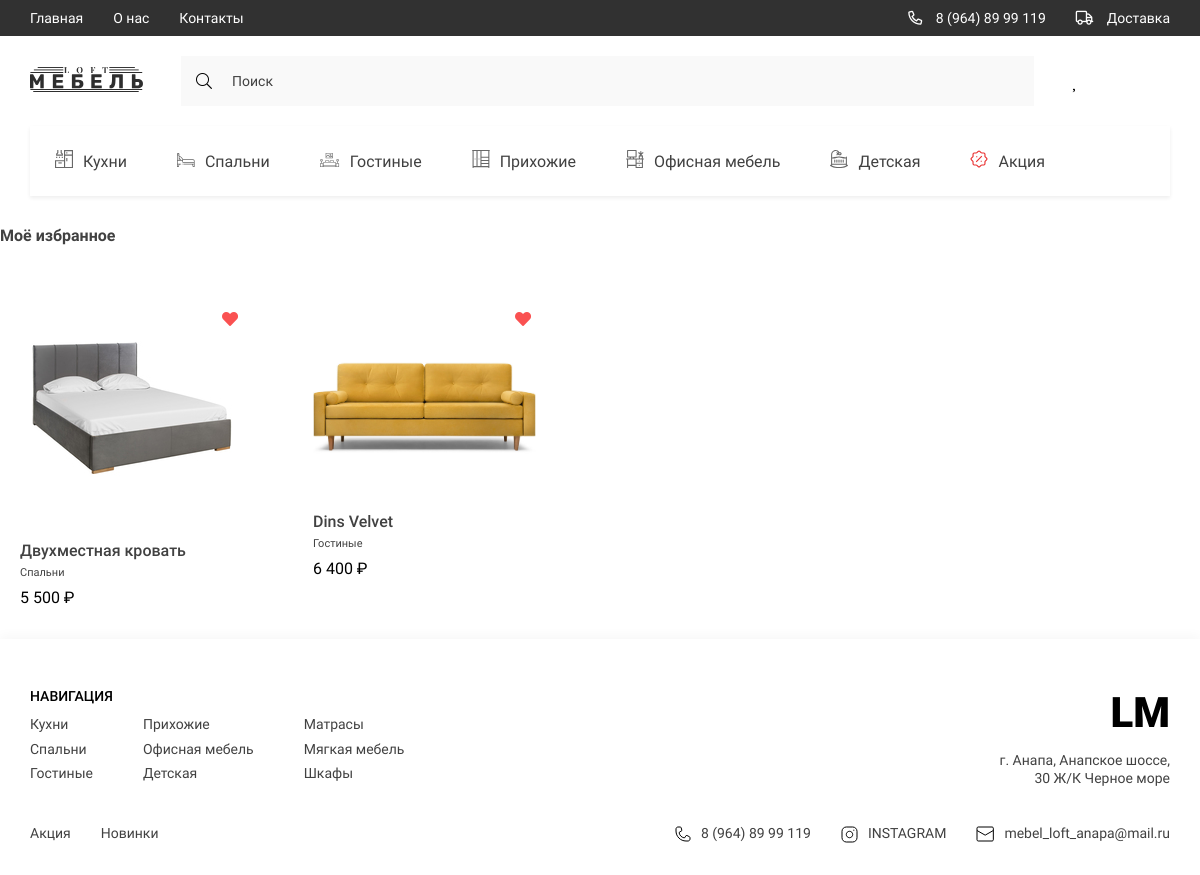
Screenshot of /favorite/ (signed in) with the database file from the repository.
### loft/models.py (models this page shows, shortened)
class Category(models.Model):
    title = models.CharField(max_length=150, verbose_name='Название категории')
    image = models.ImageField(upload_to='categories/', null=True, blank=True, verbose_name='Картинка')
    slug = models.SlugField(unique=True, null=True)
    def get_absolute_url(self):
        return reverse('category_page', kwargs={'slug': self.slug})
    def get_image_category(self):
        if self.image:
            return self.image.url
        else:
            return ''
    def __str__(self):
        return self.title
    class Meta:
        verbose_name = 'Категория'
        verbose_name_plural = 'Категории'

class Product(models.Model):
    title = models.CharField(max_length=150, verbose_name='Название товара')
    price = models.FloatField(verbose_name='Цена')
    quantity = models.IntegerField(default=0, verbose_name='Количество')
    description = models.TextField(max_length=500, blank=True, null=True, verbose_name='описание')
    category = models.ForeignKey(Category, on_delete=models.CASCADE, related_name='products', verbose_name='Категория')
    short = models.TextField(max_length=150, blank=True, null=True, verbose_name='Краткое описание')
    slug = models.SlugField(unique=True, null=True)
    model_product = models.CharField(max_length=300, verbose_name='Модель', null=True, blank=True)
    dop_category = models.ForeignKey(Category, on_delete=models.CASCADE, related_name='dop_products', blank=True,
                                     null=True, verbose_name='Доп категория')
    discount = models.CharField(max_length=150, blank=True, null=True, verbose_name='Скидка')
    color_name = models.CharField(max_length=150, blank=True, null=True, verbose_name='Название цвета')
    color_code = models.CharField(max_length=150, blank=True, null=True, verbose_name='Код цвета')
    size_width = models.CharField(max_length=150, verbose_name='Ширина', blank=True, null=True)
    size_depth = models.CharField(max_length=400, verbose_name='Глибина', blank=True, null=True)
    size_height = models.CharField(max_length=400, verbose_name='Высота', blank=True, null=True)
    size_long = models.CharField(max_length=400, verbose_name='Длина', blank=True, null=True)
    def get_absolute_url(self):
        return reverse('product_detail', kwargs={'slug': self.slug})
    def get_image_product(self):
        if self.images:
            try:
                return self.images.first().image.url
            except:
                return '-'
        else:
            return '-'
    class Meta:
        verbose_name = 'Товар'
        verbose_name_plural = 'Товары'

class Gallery(models.Model):
    image = models.ImageField(upload_to='products/', verbose_name='Картинка товара')
    product = models.ForeignKey(Product, on_delete=models.CASCADE, related_name='images')
    class Meta:
        verbose_name = 'Картинка Товара'
        verbose_name_plural = 'Картинки Товаров'

### loft/views.py (the view)
# urls.py: path('favorite/', FavoriteProductView.as_view(), name='favorite'),
class FavoriteProductView(LoginRequiredMixin, ListView):
    model = FavoriteProducts
    template_name = 'loft/favorite.html'
    context_object_name = 'products'
    login_url = 'login'
    def get_queryset(self):
        user = self.request.user
        favorite_products = FavoriteProducts.objects.filter(user=user)
        products = [i.product for i in favorite_products]
        return products

### loft/templatetags/loft_tags.py (called while the page is built)
@register.simple_tag()
def get_categories_header():
    return Category.objects.all()[:7]

@register.simple_tag()
def get_categories():
    return Category.objects.all()

@register.simple_tag()
def get_normal_price(price):
    return f'{int(price):_}'.replace('_', ' ')

@register.simple_tag()
def get_favorite_products(user):
    fav_products = FavoriteProducts.objects.filter(user=user)
    products = [i.product for i in fav_products]
    return products

### loft/templates/loft/favorite.html (shortened to what this page needs)
{% extends 'base.html' %}
{% load static %}
{% block main %}
<section class="products">
    <h2 class="products__title">Моё избранное</h2>
    <div class="products__content">
        {% for product in products %}
        {% include 'loft/components/_product_card.html' %}
        {% endfor %}
    </div>
</section>
{% endblock main %}

### templates/components_base/_header_list_categories.html
{% load loft_tags %}
{% get_categories_header as categories %}
<ul class="header__list _categories">
    {% for category in categories %}
    <li>
        <a href="{{ category.get_absolute_url }}" class="header__list-links">
            <span class="header__list-img">
                {% if category.image %}
                <img src="{{ category.get_image_category }}" alt="icons">
                {% endif %}
            </span>
            {{ category.title }}
        </a>
    </li>
    {% endfor %}
</ul>

### loft/templates/loft/components/_product_card.html (shortened to what this page needs)
{% load loft_tags %}
<div class="products__item">
    {% if request.user.is_authenticated %}
    {% get_favorite_products user as fav_products %}
    {% endif %}
    {% if product in fav_products and request.user.is_authenticated %}
    <a href="{% url 'save_favorite' product.slug %}" class="products__item-heart active"></a>
    {% else %}
    <a href="{% url 'save_favorite' product.slug %}" class="products__item-heart"></a>
    {% endif %}
    <a href="{{ product.get_absolute_url }}"> <img src="{{ product.get_image_product }}" alt=""
                                                   class="products__item-img"></a>
    <div class="products__item-text">
        <h3 class="products__item-title">{{ product.title }}</h3>
        <div class="products__item-desrc">{{ product.category }}</div>
        <div class="products__item-price">{% get_normal_price product.price %} ₽</div>
    </div>
</div>

### templates/components_base/_footer.html
{% load static %}
{% load loft_tags %}
{% get_categories as categories %}
<footer class="footer">
    <div class="container">
        <div class="footer__content">
            <div class="footer__navigate">
                <div class="footer__navigate-part">
                    <h2 class="footer__navigate-title">НАВИГАЦИЯ</h2>
                    <div class="footer__navigate-lists">
                        <ul class="footer__navigate-list">
                            {% for category in categories|slice:":3" %}
                            <li><a href="{{ category.get_absolute_url }}" class="footer__navigate-links">{{ category.title }}</a></li>
                            {% endfor %}
                        </ul>
                        <ul class="footer__navigate-list">
                            {% for category in categories|slice:"3:"|slice:":3" %}
                            <li><a href="{{ category.get_absolute_url }}" class="footer__navigate-links">{{ category.title }}</a></li>
                            {% endfor %}
                        </ul>
                        <ul class="footer__navigate-list">
                            {% for category in categories|slice:"8:"|slice:":3" %}
                            <li><a href="{{ category.get_absolute_url }}" class="footer__navigate-links">{{ category.title }}</a></li>
                            {% endfor %}
                        </ul>
                    </div>
                </div>
                <div class="footer__navigate-part _right">
                    <a href="{% url 'index' %}" class="footer__logo">LM</a>
                    <p class="footer__adress">г. Анапа, Анапское шоссе, 30 Ж/К Черное море</p>
                </div>
            </div>
            <div class="footer__social">
                <ul class="footer__navigate-list _short">
                    {% for category in categories|slice:"6:"|slice:":2" %}
                    <li><a href="{{ category.get_absolute_url }}" class="footer__navigate-links">{{ category.title }}</a></li>
                    {% endfor %}
                </ul>
                <ul class="footer__social-list">
                    <li>
                        <a href="tel:89648999119" class="footer__social-links">
                            <img src="{% static 'loft/assets/icons/phone.svg' %}" alt="phone">
                            8 (964) 89 99 119
                        </a>
                    </li>
                    <li>
                        <a href="https://www.instagram.com/" target="_blank" class="footer__social-links">
                            <img src="{% static 'loft/assets/icons/inst.svg' %}" alt="insta">
                            INSTAGRAM
                        </a>
                    </li>
                    <li>
                        <a href="mailto:mebel_loft_anapa@mail.ru" target="_blank" class="footer__social-links">
                            <img src="{% static 'loft/assets/icons/mail.svg' %}" alt="mail">
                            mebel_loft_anapa@mail.ru
                        </a>
                    </li>
                </ul>
            </div>
        </div>
    </div>
</footer>

### loft/static/loft/style/style.css (style rules this page uses)
:root { --containerWidth: 1140px; --primaryColor: #414141; --primaryFont: 'Roboto'; --mainColor: #245462; }
* { padding: 0; margin: 0; box-sizing: border-box; text-decoration: none; list-style: none; font-family: var(--primaryFont); }
.container { width: 100%; max-width: calc(var(--containerWidth) + 30px); margin: 0 auto; padding: 0 15px; }
.nav__content-bars, ._categories, .nav__list-links>img, .nav__bars-open, ._truck { display: none; }
.header__list { display: flex; justify-content: space-between; align-items: center; }
.header__list._categories { justify-content: flex-start; width: 100%; overflow-x: scroll; background: #FFFFFF; box-shadow: 0px 2px 4px rgba(0, 0, 0, 0.07); margin-bottom: 30px; }
.header__list-links { padding: 24px 25px; display: flex; justify-content: center; align-items: center; height: 70px; transition: background .3s linear, color .3s linear; width: max-content; font-family: 'Roboto'; font-size: 16px; line-height: 19px; color: #414141; }
.header__list-links img { margin-right: 10px; min-width: 18px; transition: filter .3s linear; }
.products { width: 100%; display: flex; flex-direction: column; margin-top: 30px; }
.products__title { font-size: 16px; line-height: 19px; color: #414141; margin-bottom: 35px; }
.products__content { width: 100%; display: grid; grid-template-columns: repeat(4, minmax(137.67px, 263px)); column-gap: 30px; row-gap: 10px; }
.products__item { display: flex; justify-content: center; flex-direction: column; align-items: center; padding: 53px 20px 32px; transition: transform .3s linear; position: relative; }
.products__item-text { width: 100%; margin-top: 54px; }
.products__item-title { font-weight: 500; font-size: 16px; line-height: 19px; color: #414141; }
.products__item-desrc { font-size: 11px; line-height: 13px; color: #414141; margin: 6px 0 9px; }
.products__item-heart { position: absolute; top: 21px; right: 15px; display: flex; padding: 10px; }
.products__item-heart::before { content: '\f004'; font-family: 'heart'; color: #000; }
.products__item-heart.active::before { font-family: 'heart-active'; color: rgb(250, 81, 81); }
.products__item-img { width: 100%; }
.footer { width: 100%; padding: 49px 0 32px; background: #FFFFFF; box-shadow: 0px -4px 10px rgba(0, 0, 0, 0.03); }
.footer__content { width: 100%; display: flex; flex-direction: column; justify-content: center; }
.footer__navigate { display: flex; width: 100%; justify-content: space-between; margin-bottom: 35px; }
.footer__navigate-part._right { text-align: right; }
.footer__navigate-title { font-weight: 500; font-size: 14px; line-height: 126.69%; color: #000000; margin-bottom: 10px; text-transform: uppercase; }
.footer__navigate-lists { display: flex; }
.footer__navigate-list { display: flex; flex-direction: column; align-items: flex-start; justify-content: flex-start; }
.footer__navigate-list._short { flex-direction: row; }
.footer__navigate-list:not(:last-child) { margin-right: 50px; }
.footer__navigate-links { font-size: 14px; line-height: 126.69%; color: #414141; display: block; margin-bottom: 7.24px; transition: color .3s linear; }
.footer__logo { font-weight: 900; font-size: 42px; line-height: 49px; color: #000000; display: block; margin-bottom: 15px; }
.footer__adress { font-size: 14px; line-height: 126.69%; text-align: right; color: #414141; width: 100%; max-width: 171px; }
.footer__navigate-list._short .footer__navigate-links { margin: 0 30px 0 0; }
.footer__navigate-list._short li:last-child .footer__navigate-links { margin: 0; }
.footer__social { display: flex; justify-content: space-between; width: 100%; }
.footer__social-list { display: flex; justify-content: center; text-align: right; align-items: center; }
.footer__social-links { display: flex; justify-content: center; align-items: center; font-size: 14px; line-height: 126.69%; color: #414141; margin-right: 30px; }
.footer__social-list li:last-child .footer__social-links { margin-right: 0; }
.footer__social-links img { margin-right: 10px; }

### rows the page displays
Category: get_image_category (picture), title "Кухни"
Category: get_image_category (picture), title "Спальни"
Category: get_image_category (picture), title "Гостиные"
Category: get_image_category (picture), title "Прихожие"
Category: get_image_category (picture), title "Офисная мебель"
Category: get_image_category (picture), title "Детская"
Category: get_image_category (picture), title "Акция"
Product: get_image_product (picture), title "Двухместная кровать", category "Спальни", price "5 500"
Product: get_image_product (picture), title "Dins Velvet", category "Гостиные", price "6 400"
Category: title "Матрасы"
Category: title "Мягкая мебель"
Category: title "Шкафы"
Category: title "Новинки"
